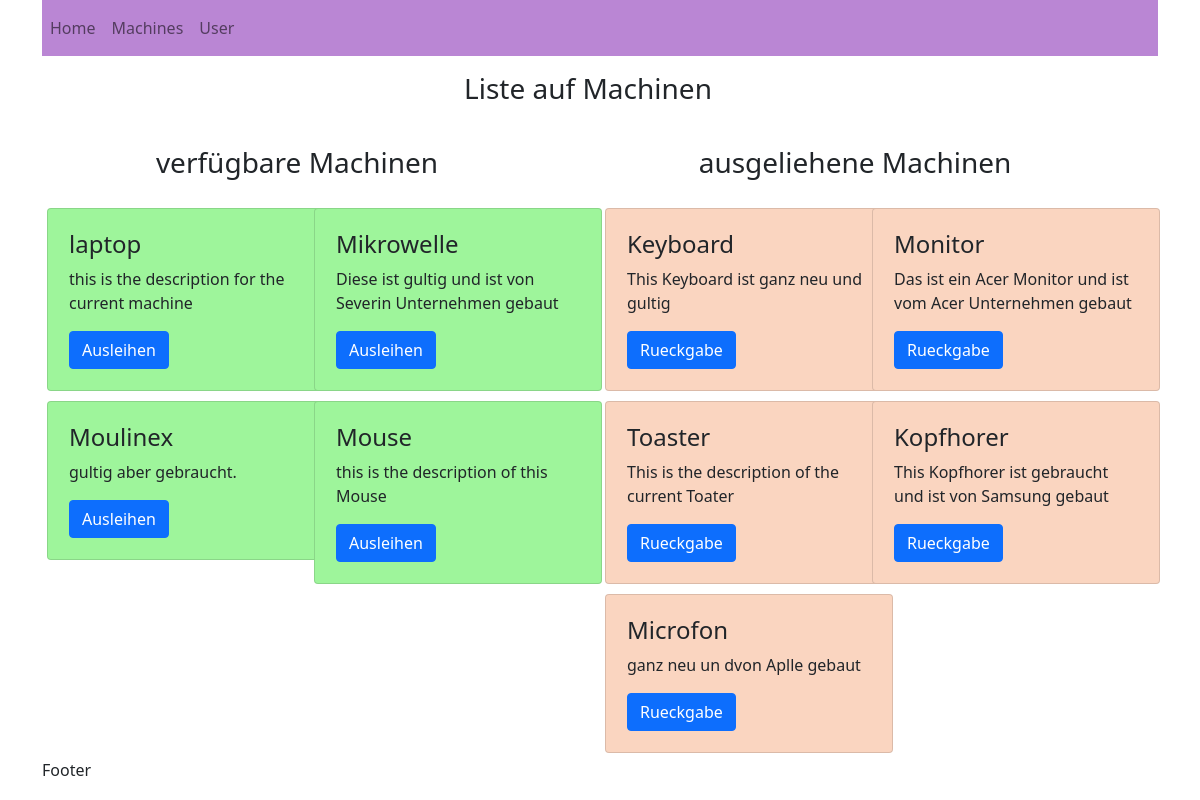
/manage.php, run on the app's committed database.
### tables this page shows
CREATE TABLE `tblmachines` (
  `MachineID` int(20) NOT NULL,
  `Title` varchar(50) NOT NULL,
  `Description` varchar(250) NOT NULL,
  `Status` tinyint(1) NOT NULL
);

### machine.class.php (called while the page is built, shortened)
<?php
    class Machine
	{
		function __construct($id , $title, $description, $status)
		{
			$this->_title = $title;
			$this->_description = $description;
            $this->_status = $status;
		}
		public function getStatus(){
			return $this->_status;
		}
	}
?>

### db_connection.php (called while the page is built, shortened)
<?php
	class DB
	{
		function __construct($host , $username, $password)
		{
			$this->_host = $host;
            $this->_username = $username;
            $this->_password = $password;
        }
        public function connect() : void{
			try{
				$this->_conn = new PDO("mysql:host=$this->_host;dbname=flexxter", $this->_username, $this->_password);
			}
			catch(PDOException $e){
				echo "Error connection : " . $e->getMessage();
			}
		}
	}
 ?>

### manage.php (the view, shortened to what this page needs)
<?php
	include_once('header.php');
    require_once('db_connection.php');
    require_once('machine.class.php');
    $host = 'localhost';
    $username = 'root';
    $password = '';
    $db = new DB($host, $username, $password);
    $db->connect();
	$machines = array();
	$sql = "SELECT * FROM tblmachines";
	$result = $db->_conn->query($sql);
        while($row = $result->fetch()) {
            $machine = new Machine($row["MachineID"], $row["Title"], $row["Description"], $row["Status"]);
            array_push($machines, $machine);
        }
?>
<div class="row">
	<div class="col-12 row">
		<p class="text-center"><h3 align="center">Liste auf Machinen</h3></p>
		<div class="col-6">
            <div class="col-12 row">
                <p class="text-center"><h3 align="center">verfügbare Machinen</h3></p>
                <?php
                    foreach($machines as $machine){
                        if($machine->getStatus()){
                ?>
                            <div class="col-md-6">
                                <div class="card" style="width: 18rem; margin: 5px; padding: 5px; background-color: rgb(158, 245, 155);">
                                    <div class="card-body">
                                        <h4 class="card-title"><?php echo $machine->_title ?></h4>
                                        <p class="card-text"><?php echo $machine->_description ?></p>
                                        <form action="manage.php" method="post">
                                            <input type="submit" class="btn btn-primary" name="<?php echo $machine->_title ?>" value="Ausleihen" />
                                        </form>
                                    </div>
                                </div>
                            </div>
                <?php
                        }
                    }
                ?>
            </div>
        </div>
        <div class="col-6">
            <div class="col-12 row">
                <p class="text-center"><h3 align="center">ausgeliehene Machinen</h3></p>
                <?php
                    foreach($machines as $machine){
                        if(!$machine->getStatus()){
                ?>
                            <div class="col-6">
                                <div class="card" style="width: 18rem; margin: 5px; padding: 5px; background-color: rgb(250, 213, 192);">
                                    <div class="card-body">
                                        <h4 class="card-title"><?php echo $machine->_title ?></h4>
                                        <p class="card-text"><?php echo $machine->_description ?></p>
                                        <form action="manage.php" method="post">
                                            <input type="submit" class="btn btn-primary" name="<?php echo $machine->_title ?>" value="Rueckgabe" />
                                        </form>
                                    </div>
                                </div>
                            </div>
                <?php
                        }
                    }
                ?>
            </div>
		</div>
	</div>
</div>
<?php include_once ('footer.php') ?>

### header.php (shortened to what this page needs)
<!DOCTYPE html>
<html lang="en">
<head>
    <link rel="stylesheet" src="style.css" />
    <link href="https://cdn.jsdelivr.net/npm/bootstrap@5.0.0-beta1/dist/css/bootstrap.min.css" rel="stylesheet">
</head>
<body>
    <div class="container">
        <div>
            <header>
                <div class="navbar navbar-expand-lg navbar-light" style="background-color:  rgb(186, 134, 212);">
                    <div class="collapse navbar-collapse" id="navbarTogglerDemo02">
                        <ul class="navbar-nav mr-auto mt-2 mt-lg-0">
                            <li class="nav-item active">
                                <a class="nav-link" href="index.php">Home</a>
                            </li>
                            <li class="nav-item">
                                <a class="nav-link" href="manage.php">Machines</a>
                            </li>
                            <li class="nav-item">
                                <a class="nav-link" href="user.php">User</a>
                            </li>
                        </ul>
                    </div>
                </div>
            </header>
        </div>
        <div>

### footer.php
        </div>
        <div>
            <footer>
                Footer
            </footer>
        </div>
    </div>
</body>
</html>

### data on the page
tblmachines: Title "laptop", Description "this is the description for the current machine"
tblmachines: Title "Mikrowelle", Description "Diese ist gultig und ist von Severin Unternehmen gebaut"
tblmachines: Title "Moulinex", Description "gultig aber gebraucht."
tblmachines: Title "Mouse", Description "this is the description of this Mouse"
tblmachines: Title "Keyboard", Description "This Keyboard ist ganz neu und gultig"
tblmachines: Title "Monitor", Description "Das ist ein Acer Monitor und ist vom Acer Unternehmen gebaut"
tblmachines: Title "Toaster", Description "This is the description of the current Toater"
tblmachines: Title "Kopfhorer", Description "This Kopfhorer ist gebraucht und ist von Samsung gebaut"
tblmachines: Title "Microfon", Description "ganz neu un dvon Aplle gebaut"
